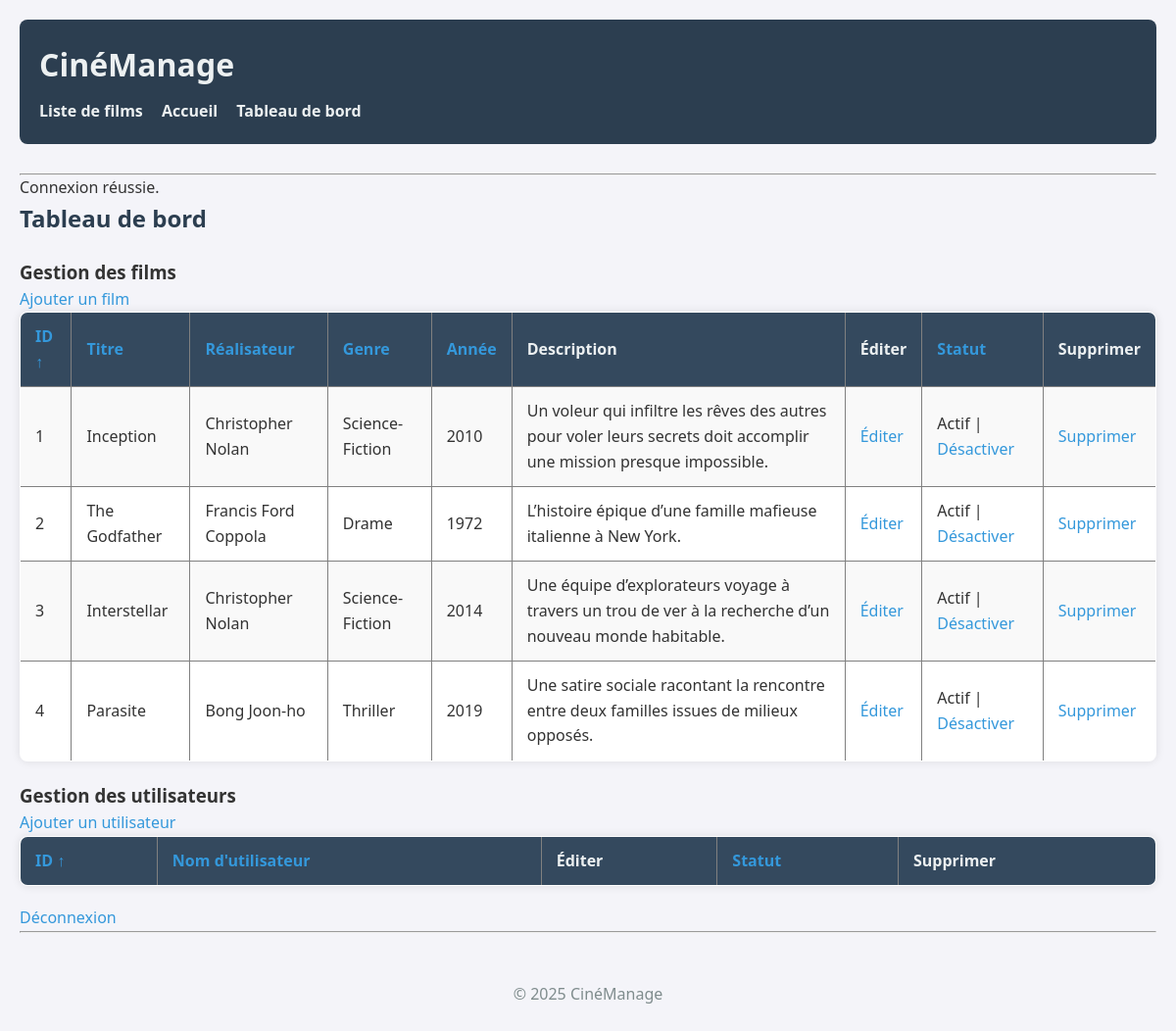
The page /index.php?action=dashboard (signed in) on the database as committed earlier.
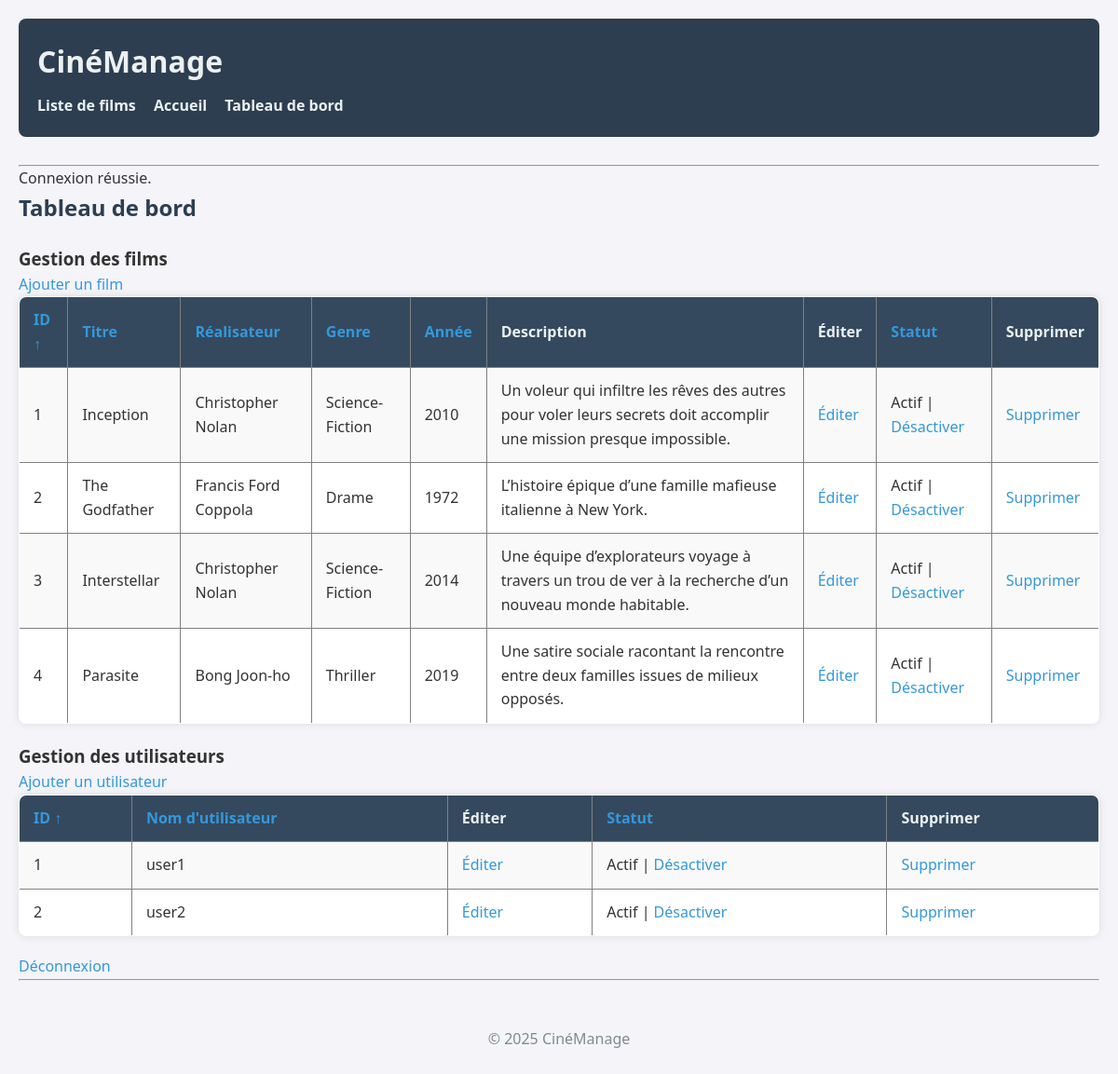
The same page on the database as committed later.
### tables this page shows
CREATE TABLE IF NOT EXISTS films (
    id INT AUTO_INCREMENT PRIMARY KEY,
    titre VARCHAR(100) NOT NULL,
    realisateur VARCHAR(100),
    genre VARCHAR(50),
    annee_sortie INT,
    description TEXT,
    statut ENUM('actif', 'inactif') NOT NULL DEFAULT 'actif'
);

CREATE TABLE IF NOT EXISTS utilisateurs (
	id INT AUTO_INCREMENT PRIMARY KEY,
	nom_utilisateur VARCHAR(50) NOT NULL UNIQUE,
	mot_de_passe VARCHAR(255) NOT NULL,
	statut ENUM('actif', 'inactif') NOT NULL DEFAULT 'actif'
);

### app/controllers/AdminController.php (called while the page is built, shortened)
<?php
require_once __DIR__ . '/../models/FilmModel.php';
require_once __DIR__ . '/FilmController.php';
require_once __DIR__ . '/../models/utilisateur/UtilisateurModel.php';
require_once __DIR__ . '/UtilisateurController.php';
function DashboardAdmin()
{
    $films_data = listeFilmsComplete();
    $film_result  = $films_data['result'];
    $sort         = $films_data['sort'];
    $dir          = $films_data['dir'];
    $users_data          = listeUtilisateursComplete();
    $utilisateurs_result = $users_data['result'];
    $user_sort           = $users_data['user_sort'];
    $user_dir            = $users_data['user_dir'];
    include __DIR__ . '/../views/admin/dashboard.php';
}

### app/models/FilmModel.php (called while the page is built, shortened)
<?php
require_once __DIR__ . "/../includes/db_connect.php";
function countAllFilms()
{
    global $conn;
    $sql = "SELECT COUNT(*) AS total FROM films";
    $result = $conn->query($sql);
    $row = $result->fetch_assoc();
    return (int) ($row['total'] ?? 0);
}
function getTousLesFilmsPagines(int $parPage, int $offset, string $sort, string $dir)
{
    global $conn;
    $allowedSorts = ['id', 'titre', 'realisateur', 'genre', 'annee_sortie', 'statut'];
    $dirSql = strtolower($dir) === 'desc' ? 'DESC' : 'ASC';
    $sql = "
        SELECT id, titre, realisateur, genre, annee_sortie, description, statut
        FROM films
        ORDER BY $sort $dirSql
        LIMIT ? OFFSET ?
    ";
    $stmt = $conn->prepare($sql);
    $stmt->bind_param('ii', $parPage, $offset);
    $stmt->execute();
    return $stmt->get_result();
}
?>

### app/controllers/FilmController.php (called while the page is built, shortened)
<?php
require_once __DIR__ . '/../models/FilmModel.php';
function listeFilmsComplete()
{
    $parPage = 10;
    if (isset($_GET['page']) && ctype_digit($_GET['page']) && (int)$_GET['page'] > 0) {
        $pageCourante = (int) $_GET['page'];
    } else {
        $pageCourante = 1;
    }
    $totalFilms   = countAllFilms();
    $pagesTotales = max(1, (int) ceil($totalFilms / $parPage));
    $offset = ($pageCourante - 1) * $parPage;
    $allowedSorts = ['id', 'titre', 'realisateur', 'genre', 'annee_sortie', 'statut'];
    $sort = $_GET['sort'] ?? 'id';
    $dir = $_GET['dir'] ?? 'asc';
    $dir = strtolower($dir) === 'desc' ? 'desc' : 'asc';
    $result = getTousLesFilmsPagines($parPage, $offset, $sort, $dir);
    return [
        'result'       => $result,
        'pageCourante' => $pageCourante,
        'pagesTotales' => $pagesTotales,
        'sort'         => $sort,
        'dir'          => $dir,
    ];
}

### app/models/utilisateur/UtilisateurModel.php (called while the page is built, shortened)
<?php
require_once __DIR__ . '/../../includes/db_connect.php';
function countAllUtilisateurs()
{
    global $conn;
    $sql = "SELECT COUNT(*) AS total FROM utilisateurs";
    $result = $conn->query($sql);
    $row = $result->fetch_assoc();
    return (int) ($row['total'] ?? 0);
}
function getTousLesUtilisateursPagines(int $parPage, int $offset, string $sort, string $dir)
{
    global $conn;
    $allowedSorts = ['id', 'nom_utilisateur', 'statut'];
    $dirSql = strtolower($dir) === 'desc' ? 'DESC' : 'ASC';
    $sql = "
        SELECT id, nom_utilisateur, statut
        FROM utilisateurs
        ORDER BY $sort $dirSql
        LIMIT ? OFFSET ?
    ";
    $stmt = $conn->prepare($sql);
    $stmt->bind_param('ii', $parPage, $offset);
    $stmt->execute();
    return $stmt->get_result();
}

### app/controllers/UtilisateurController.php (called while the page is built, shortened)
<?php
require_once __DIR__ . "/../models/utilisateur/UtilisateurModel.php";
function listeUtilisateursComplete()
{
    $parPage = 10;
    if (isset($_GET['page_users']) && ctype_digit($_GET['page_users']) && (int)$_GET['page_users'] > 0) {
        $pageCouranteUsers = (int) $_GET['page_users'];
    } else {
        $pageCouranteUsers = 1;
    }
    $totalUtilisateurs = countAllUtilisateurs();
    $pagesTotalesUsers = max(1, (int) ceil($totalUtilisateurs / $parPage));
    $offset = ($pageCouranteUsers - 1) * $parPage;
    $allowedSorts = ['id', 'nom_utilisateur', 'statut'];
    $sort = $_GET['user_sort'] ?? 'id';
    $dir = $_GET['user_dir'] ?? 'asc';
    $dir = strtolower($dir) === 'desc' ? 'desc' : 'asc';
    $result = getTousLesUtilisateursPagines($parPage, $offset, $sort, $dir);
    return [
        'result'             => $result,
        'pageCouranteUsers'  => $pageCouranteUsers,
        'pagesTotalesUsers'  => $pagesTotalesUsers,
        'user_sort'          => $sort,
        'user_dir'           => $dir,
    ];
}
?>

### app/views/admin/dashboard.php (the view, shortened to what this page needs)
<?php include __DIR__ . '/../../includes/header.php'; ?>
<h2>Tableau de bord</h2>
<h3>Gestion des films</h3>
<a href="index.php?action=form_add_film">Ajouter un film</a>
<table border="1">
    <tr>
        <th>
            <a href="index.php?action=dashboard&sort=id&dir=<?= ($sort === 'id' && $dir === 'asc') ? 'desc' : 'asc'; ?>">
                ID <?= $sort === 'id' ? ($dir === 'asc' ? '↑' : '↓') : '' ?>
            </a>
        </th>
        <th>
            <a href="index.php?action=dashboard&sort=titre&dir=<?= ($sort === 'titre' && $dir === 'asc') ? 'desc' : 'asc'; ?>">
                Titre <?= $sort === 'titre' ? ($dir === 'asc' ? '↑' : '↓') : '' ?>
            </a>
        </th>
        <th>
            <a href="index.php?action=dashboard&sort=realisateur&dir=<?= ($sort === 'realisateur' && $dir === 'asc') ? 'desc' : 'asc'; ?>">
                Réalisateur <?= $sort === 'realisateur' ? ($dir === 'asc' ? '↑' : '↓') : '' ?>
            </a>
        </th>
        <th>
            <a href="index.php?action=dashboard&sort=genre&dir=<?= ($sort === 'genre' && $dir === 'asc') ? 'desc' : 'asc'; ?>">
                Genre <?= $sort === 'genre' ? ($dir === 'asc' ? '↑' : '↓') : '' ?>
            </a>
        </th>
        <th>
            <a href="index.php?action=dashboard&sort=annee_sortie&dir=<?= ($sort === 'annee_sortie' && $dir === 'asc') ? 'desc' : 'asc'; ?>">
                Année <?= $sort === 'annee_sortie' ? ($dir === 'asc' ? '↑' : '↓') : '' ?>
            </a>
        </th>
        <th>Description</th>
        <th>Éditer</th>
        <th>
            <a href="index.php?action=dashboard&sort=statut&dir=<?= ($sort === 'statut' && $dir === 'asc') ? 'desc' : 'asc'; ?>">
                Statut <?= $sort === 'statut' ? ($dir === 'asc' ? '↑' : '↓') : '' ?>
            </a>
        </th>
        <th>Supprimer</th>
    </tr>
    <?php while ($film = $film_result->fetch_assoc()): ?>
        <tr>
            <td><?= (int) $film['id']; ?></td>
            <td><?= htmlspecialchars($film['titre']); ?></td>
            <td><?= htmlspecialchars($film['realisateur']); ?></td>
            <td><?= htmlspecialchars($film['genre']); ?></td>
            <td><?= (int) $film['annee_sortie']; ?></td>
            <td><?= htmlspecialchars($film['description']); ?></td>
            <td><a href="index.php?action=form_edit_film&id=<?= (int) $film['id']; ?>">Éditer</a></td>
            <td>
                <?php if ($film['statut'] === 'actif'): ?>
                    Actif
                    | <a href="index.php?action=deactivate_film&id=<?= (int)$film['id']; ?>">Désactiver</a>
                <?php else: ?>
                    Inactif
                    | <a href="index.php?action=activate_film&id=<?= (int)$film['id']; ?>">Activer</a>
                <?php endif; ?>
            </td>
            <td>
                <a href="index.php?action=delete_film&id=<?= (int) $film['id']; ?>"
                   onclick="return confirm('Êtes-vous sûr de vouloir supprimer ce film ?')">
                    Supprimer
                </a>
            </td>
        </tr>
    <?php endwhile; ?>
</table>
<h3>Gestion des utilisateurs</h3>
<a href="index.php?action=form_add_user">Ajouter un utilisateur</a>
<table border="1">
    <tr>
        <th>
            <a href="index.php?action=dashboard&user_sort=id&user_dir=<?= ($user_sort === 'id' && $user_dir === 'asc') ? 'desc' : 'asc'; ?>">
                ID <?= $user_sort === 'id' ? ($user_dir === 'asc' ? '↑' : '↓') : '' ?>
            </a>
        </th>
        <th>
            <a href="index.php?action=dashboard&user_sort=nom_utilisateur&user_dir=<?= ($user_sort === 'nom_utilisateur' && $user_dir === 'asc') ? 'desc' : 'asc'; ?>">
                Nom d'utilisateur <?= $user_sort === 'nom_utilisateur' ? ($user_dir === 'asc' ? '↑' : '↓') : '' ?>
            </a>
        </th>
        <th>Éditer</th>
        <th>
            <a href="index.php?action=dashboard&user_sort=statut&user_dir=<?= ($user_sort === 'statut' && $user_dir === 'asc') ? 'desc' : 'asc'; ?>">
                Statut <?= $user_sort === 'statut' ? ($user_dir === 'asc' ? '↑' : '↓') : '' ?>
            </a>
        </th>
        <th>Supprimer</th>
    </tr>
    <?php while ($utilisateur = $utilisateurs_result->fetch_assoc()): ?>
        <tr>
            <td><?= (int) $utilisateur['id']; ?></td>
            <td><?= htmlspecialchars($utilisateur['nom_utilisateur']); ?></td>
            <td>
                <a href="index.php?action=form_edit_user&id=<?= (int) $utilisateur['id']; ?>">
                    Éditer
                </a>
            </td>
            <td>
                <?php if (($utilisateur['statut'] ?? 'actif') === 'actif'): ?>
                    Actif
                    | <a href="index.php?action=deactivate_user&id=<?= (int)$utilisateur['id']; ?>">Désactiver</a>
                <?php else: ?>
                    Inactif
                    | <a href="index.php?action=activate_user&id=<?= (int)$utilisateur['id']; ?>">Activer</a>
                <?php endif; ?>
            </td>
            <td>
                <a href="index.php?action=delete_user&id=<?= (int) $utilisateur['id']; ?>"
                   onclick="return confirm('Êtes-vous sûr de vouloir supprimer cet utilisateur ?')">
                    Supprimer
                </a>
            </td>
        </tr>
    <?php endwhile; ?>
</table>
<a href="index.php?action=logout">Déconnexion</a>
<?php include __DIR__ . '/../../includes/footer.php'; ?>

### public/index.php (shortened to what this page needs)
<?php
require_once __DIR__ . '/../app/controllers/FilmController.php';
require_once __DIR__ . '/../app/controllers/UtilisateurController.php';
require_once __DIR__ . '/../app/controllers/AdminController.php';
$action = $_GET['action'] ?? 'list';
switch ($action) {
    case 'dashboard':
        DashboardAdmin();
        break;
}
?>

### app/includes/header.php (shortened to what this page needs)
<!DOCTYPE html>
<html lang="fr">
<head>
    <link rel="stylesheet" href="<?php echo BASE_URL; ?>public/assets/css/style.css">
</head>
<body>
	<header>
		<h1>CinéManage</h1>
		<nav>
			<a href="index.php?action=list">Liste de films</a>
			<a href="<?php echo BASE_URL; ?>index.php">Accueil</a>
			<?php if (isset($_SESSION['login']) && $_SESSION['login'] === 'admin'): ?>
				<a href="index.php?action=dashboard">Tableau de bord</a>
			<?php else: ?>
				<a href="index.php?action=connexion">Connexion</a>
			<?php endif; ?>
		</nav>
	</header>
    <hr>
    <?php if (isset($_SESSION['flash'])): ?>
        <div class="alert <?php echo $_SESSION['flash']['type']; ?>">
            <?php echo htmlspecialchars($_SESSION['flash']['message']); ?>
        </div>
    <?php endif; ?>

### app/includes/footer.php
<hr>
<footer>
    <p>&copy; <?php echo date('Y'); ?> CinéManage</p>
</footer>
</body>
</html>

### public/assets/css/style.css (style rules this page uses)
* { margin: 0; padding: 0; box-sizing: border-box; }
body { font-family: 'Segoe UI', Tahoma, Geneva, Verdana, sans-serif; background-color: #f4f4f9; color: #333; line-height: 1.6; padding: 20px; }
header { background-color: #2c3e50; color: #ecf0f1; padding: 20px; border-radius: 8px; margin-bottom: 30px; }
header h1 { font-size: 2em; margin-bottom: 10px; }
nav a { color: #ecf0f1; text-decoration: none; margin-right: 15px; font-weight: bold; transition: color 0.3s ease; }
footer { margin-top: 50px; text-align: center; color: #7f8c8d; }
h2 { color: #2c3e50; margin-bottom: 20px; }
p { margin-bottom: 10px; }
table { width: 100%; border-collapse: collapse; margin-bottom: 20px; background-color: #fff; border-radius: 8px; overflow: hidden; box-shadow: 0 0 10px rgba(0,0,0,0.1); }
th, td { padding: 12px 15px; text-align: left; }
th { background-color: #34495e; color: #ecf0f1; }
tr:nth-child(even) { background-color: #f9f9f9; }
a { color: #3498db; text-decoration: none; transition: color 0.3s; }

Rows that differ between the two databases and show on the page:
added utilisateurs: id "1", nom_utilisateur "user1"
added utilisateurs: id "2", nom_utilisateur "user2"
